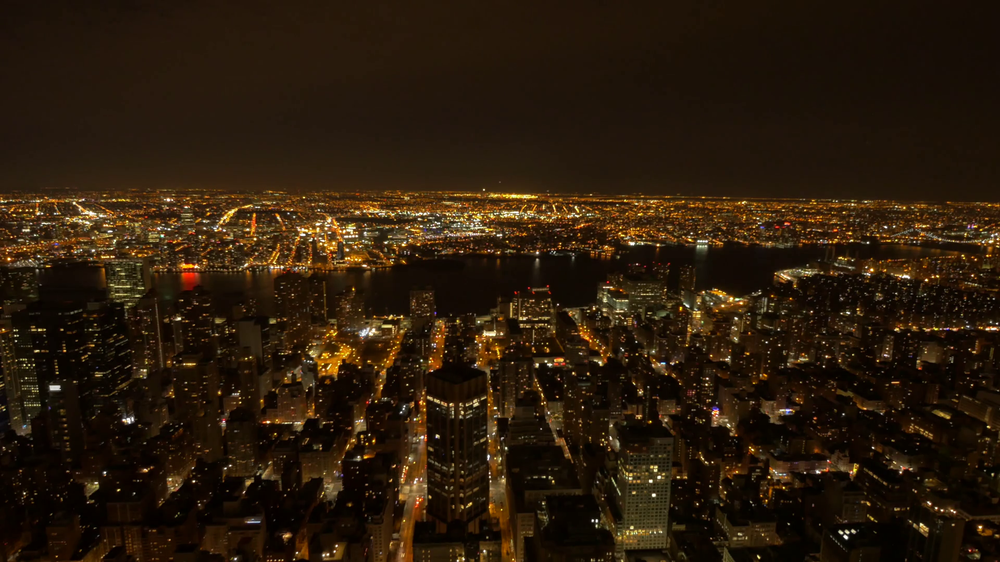
#> input picture lab3/nightsky.png, 1000 x 562 px, shrunk from 1920 x 1080 before the run, found by its file name
$ python equalized.py
#> lines starting #> are read from the running program, lines starting #| are printed output that depends on the picture
import numpy as np
import cv2 as cv
from matplotlib import pyplot as plt

img = cv.imread('lab3/nightsky.png',0)
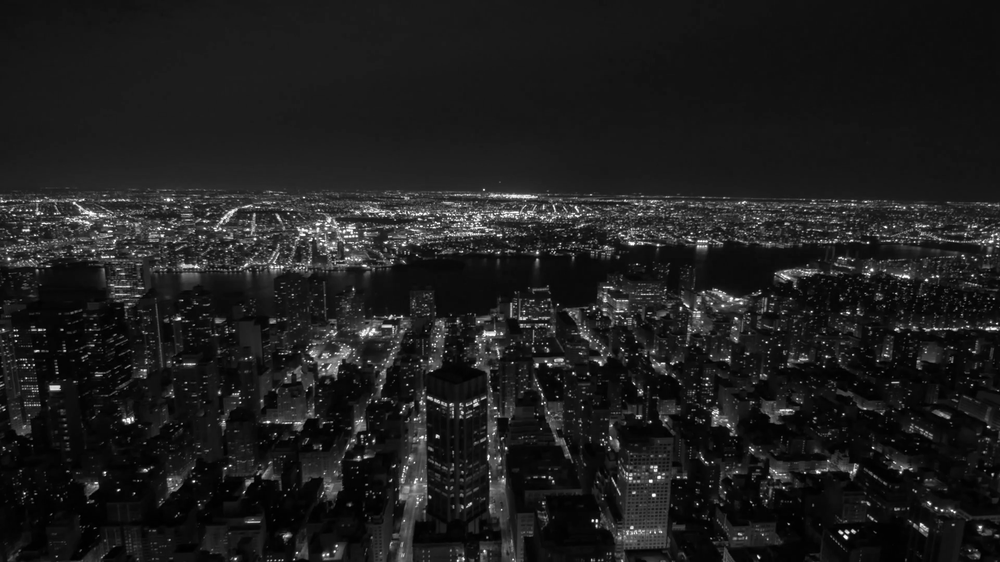
#> img: shape (562, 1000); min 0, max 255, mean 29.9
hist,bins = np.histogram(img.flatten(),256,[0,256])
#> hist = 256 values, max 26415 at index 28, min 13 at index 239, mean 2195.3; bins = 257 values from 0 to 256
cdf = hist.cumsum()
#> cdf = 256 values from 42 to 562000
cdf_normalized = cdf * float(hist.max()) / cdf.max()
#> cdf_normalized = 256 values from 1.97 to 26415

plt.plot(cdf_normalized, color = 'b')
plt.hist(img.flatten(),256,[0,256], color = 'r')
plt.xlim([0,256])
plt.legend(('cdf','histogram'), loc = 'upper left')
plt.show()
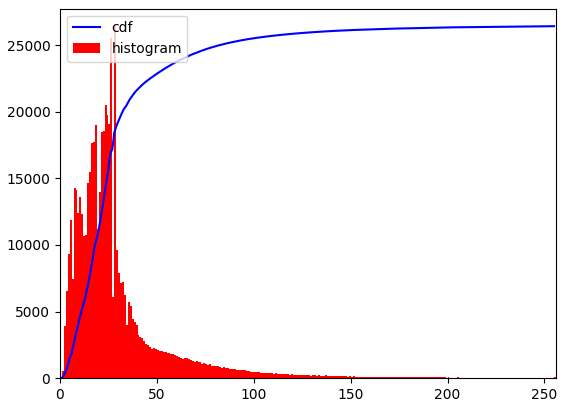
#> figure drawn by matplotlib, 1 panel; tallest bar 26415 high, from x = 28 to 29; curve peaks at x = 255, y = 26415

cdf_m = np.ma.masked_equal(cdf,0)
cdf_m = (cdf_m - cdf_m.min())*255/(cdf_m.max()-cdf_m.min())
cdf = np.ma.filled(cdf_m,0).astype('uint8')
#> cdf = 256 values from 0 to 255
img2 = cdf[img]
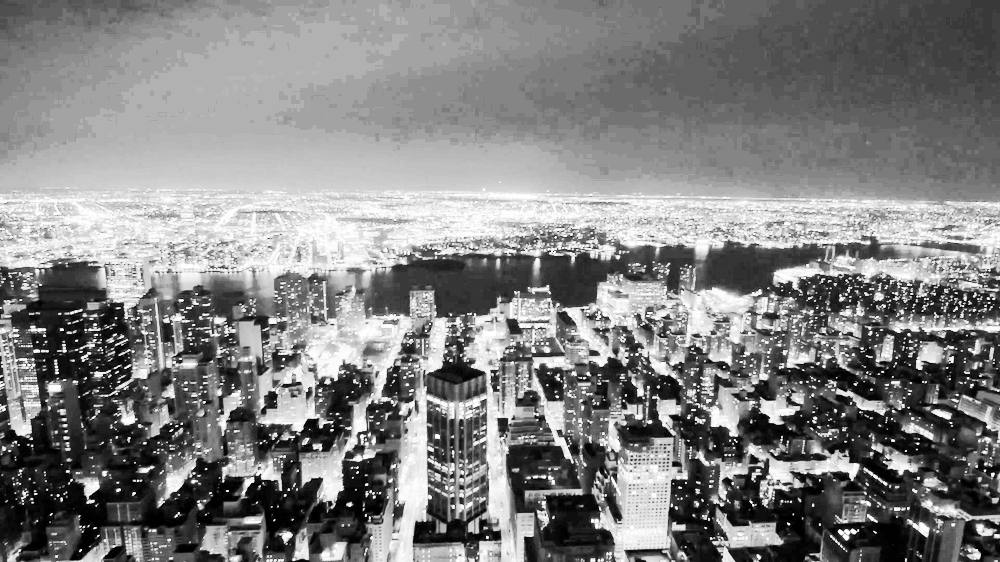
#> img2: shape (562, 1000); min 0, max 255, mean 129.8

cv.imshow("histogram equalization",img2)
cv.waitKey(0)
cv.destroyAllWindows()

plt.plot(cdf_m, color = 'b')
plt.hist(img2.flatten(),256,[0,256], color = 'r')
plt.xlim([0,256])
plt.legend(('cdf','histogram'), loc = 'upper left')
plt.show()
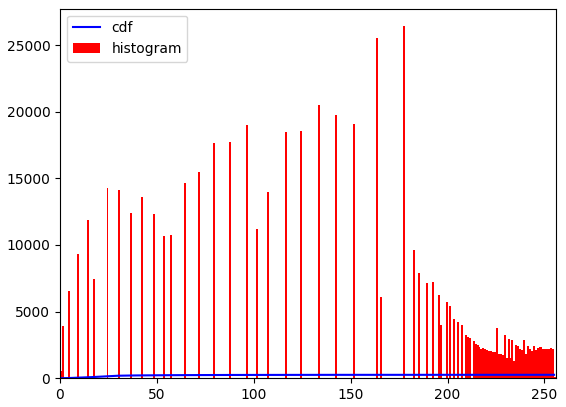
#> figure drawn by matplotlib, 1 panel; tallest bar 26415 high, from x = 177 to 178; curve peaks at x = 255, y = 255
